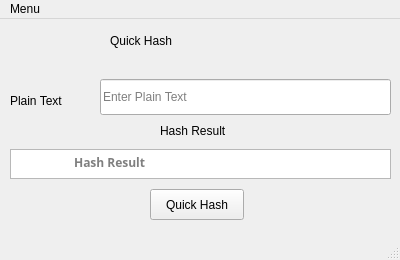
<?xml version="1.0" encoding="UTF-8"?>
<ui version="4.0">
 <class>MainWindow</class>
 <widget class="QMainWindow" name="MainWindow">
  <property name="geometry">
   <rect>
    <x>0</x>
    <y>0</y>
    <width>400</width>
    <height>260</height>
   </rect>
  </property>
  <property name="minimumSize">
   <size>
    <width>400</width>
    <height>260</height>
   </size>
  </property>
  <property name="maximumSize">
   <size>
    <width>400</width>
    <height>260</height>
   </size>
  </property>
  <property name="sizeIncrement">
   <size>
    <width>1</width>
    <height>1</height>
   </size>
  </property>
  <property name="baseSize">
   <size>
    <width>400</width>
    <height>260</height>
   </size>
  </property>
  <property name="windowTitle">
   <string>Quick Hash</string>
  </property>
  <property name="windowIcon">
   <iconset>
    <normaloff>../Downloads/milk1.png</normaloff>../Downloads/milk1.png</iconset>
  </property>
  <property name="toolTip">
   <string extracomment="Quick Hash"/>
  </property>
  <property name="toolButtonStyle">
   <enum>Qt::ToolButtonFollowStyle</enum>
  </property>
  <widget class="QWidget" name="centralwidget">
   <widget class="QLabel" name="label">
    <property name="geometry">
     <rect>
      <x>110</x>
      <y>10</y>
      <width>171</width>
      <height>24</height>
     </rect>
    </property>
    <property name="styleSheet">
     <string notr="true">font: italic 20pt &quot;DejaVu Sans Mono&quot;;</string>
    </property>
    <property name="text">
     <string>Quick Hash</string>
    </property>
   </widget>
   <widget class="QLabel" name="label_2">
    <property name="geometry">
     <rect>
      <x>10</x>
      <y>70</y>
      <width>81</width>
      <height>24</height>
     </rect>
    </property>
    <property name="styleSheet">
     <string notr="true">font: 75 12pt &quot;Ubuntu Mono&quot;;</string>
    </property>
    <property name="text">
     <string>Plain Text</string>
    </property>
   </widget>
   <widget class="QLineEdit" name="plaintext_edit">
    <property name="geometry">
     <rect>
      <x>100</x>
      <y>60</y>
      <width>291</width>
      <height>36</height>
     </rect>
    </property>
    <property name="styleSheet">
     <string notr="true">font: 11pt &quot;Ubuntu Mono&quot;;</string>
    </property>
    <property name="maxLength">
     <number>999999999</number>
    </property>
    <property name="placeholderText">
     <string>Enter Plain Text</string>
    </property>
    <property name="clearButtonEnabled">
     <bool>true</bool>
    </property>
   </widget>
   <widget class="QLabel" name="label_3">
    <property name="geometry">
     <rect>
      <x>160</x>
      <y>100</y>
      <width>91</width>
      <height>24</height>
     </rect>
    </property>
    <property name="styleSheet">
     <string notr="true">font: 75 11pt &quot;Ubuntu Mono&quot;;</string>
    </property>
    <property name="text">
     <string>Hash Result</string>
    </property>
   </widget>
   <widget class="QTextEdit" name="hashresult_edit">
    <property name="geometry">
     <rect>
      <x>10</x>
      <y>130</y>
      <width>381</width>
      <height>30</height>
     </rect>
    </property>
    <property name="font">
     <font>
      <family>Ubuntu Mono</family>
      <weight>75</weight>
      <italic>false</italic>
      <bold>true</bold>
     </font>
    </property>
    <property name="frameShadow">
     <enum>QFrame::Raised</enum>
    </property>
    <property name="readOnly">
     <bool>true</bool>
    </property>
    <property name="overwriteMode">
     <bool>true</bool>
    </property>
    <property name="placeholderText">
     <string>                   Hash Result </string>
    </property>
   </widget>
   <widget class="QPushButton" name="pushButton">
    <property name="geometry">
     <rect>
      <x>150</x>
      <y>170</y>
      <width>94</width>
      <height>31</height>
     </rect>
    </property>
    <property name="text">
     <string>Quick Hash</string>
    </property>
   </widget>
  </widget>
  <widget class="QMenuBar" name="menubar">
   <property name="geometry">
    <rect>
     <x>0</x>
     <y>0</y>
     <width>400</width>
     <height>30</height>
    </rect>
   </property>
   <widget class="QMenu" name="menuMenu">
    <property name="title">
     <string>Menu</string>
    </property>
    <widget class="QMenu" name="menuAbout_Us">
     <property name="title">
      <string>About Us</string>
     </property>
     <addaction name="actionDevelpers"/>
     <addaction name="actionDesigners"/>
     <addaction name="actionInc"/>
    </widget>
    <addaction name="menuAbout_Us"/>
    <addaction name="separator"/>
    <addaction name="actionExit"/>
   </widget>
   <addaction name="menuMenu"/>
  </widget>
  <widget class="QStatusBar" name="statusbar"/>
  <action name="actionExit">
   <property name="text">
    <string>Exit</string>
   </property>
  </action>
  <action name="actionDevelpers">
   <property name="text">
    <string>Developers</string>
   </property>
  </action>
  <action name="actionDesigners">
   <property name="text">
    <string>Designers</string>
   </property>
  </action>
  <action name="actionInc">
   <property name="text">
    <string>Inc.</string>
   </property>
  </action>
 </widget>
 <resources/>
 <connections/>
</ui>
